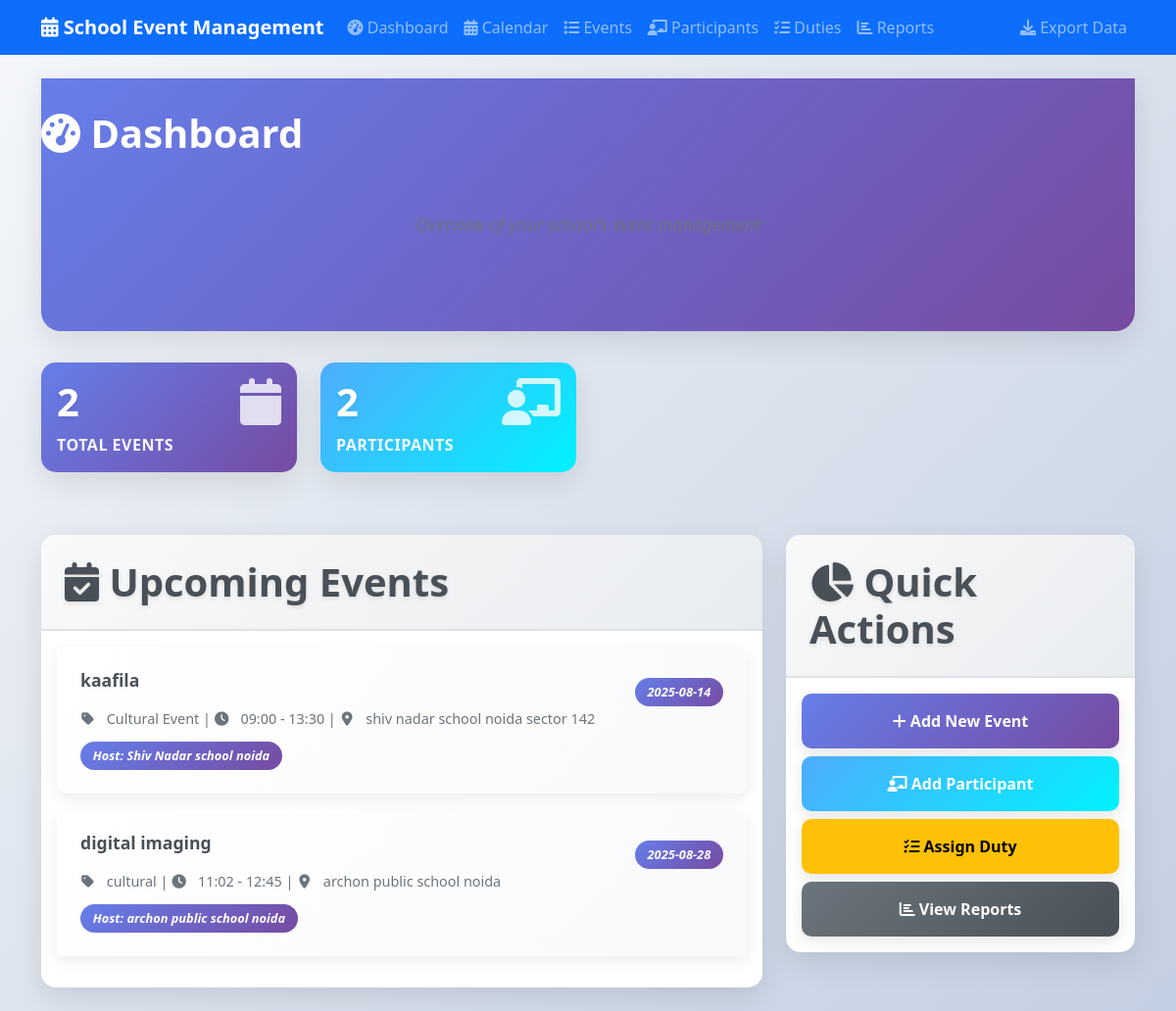
Before: / with the older database file.
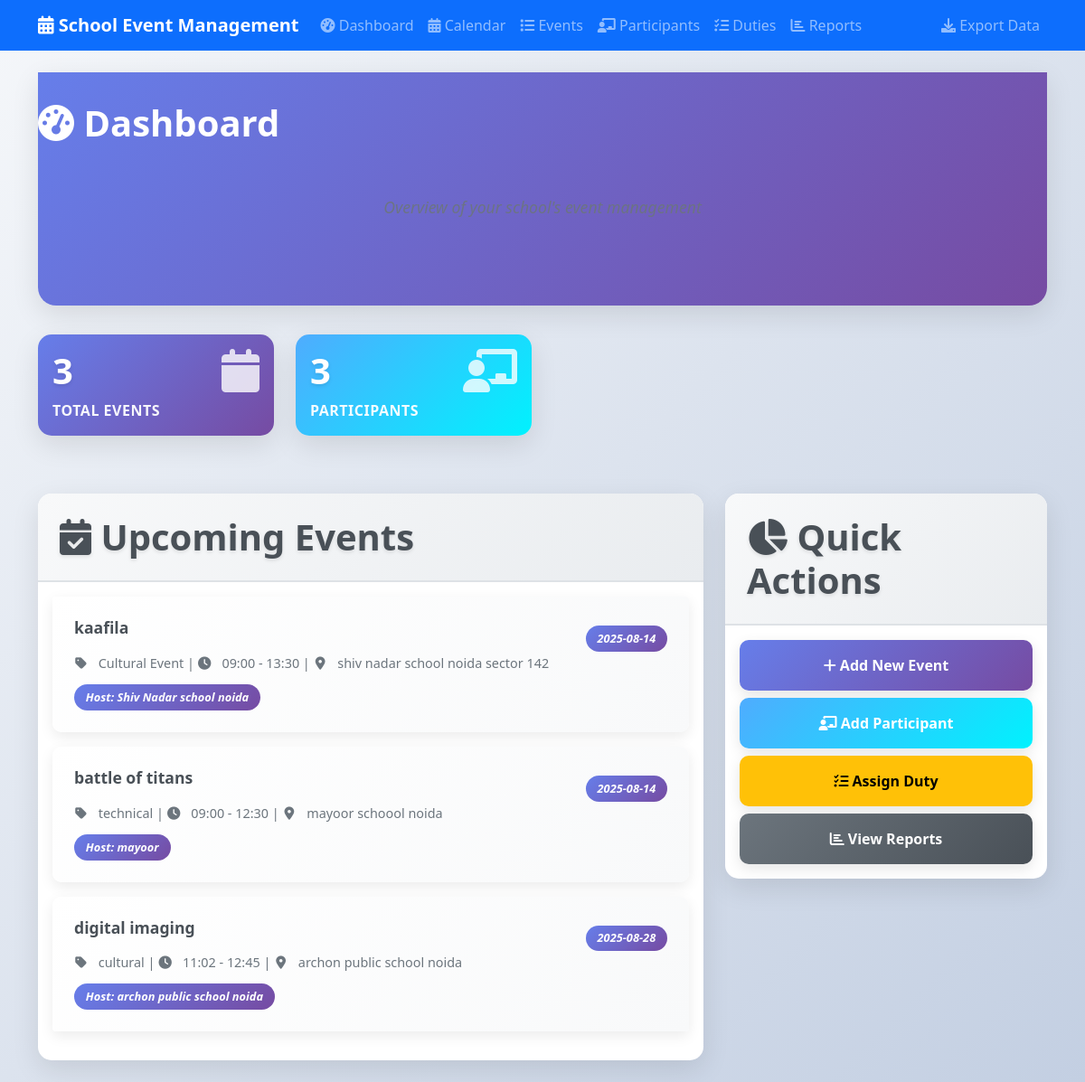
After: the same page with the newer database file.
### tables this page shows
CREATE TABLE events (
            id INTEGER PRIMARY KEY AUTOINCREMENT,
            name TEXT NOT NULL,
            type TEXT NOT NULL,
            event_date DATE NOT NULL,
            start_time TIME NOT NULL,
            end_time TIME NOT NULL,
            venue TEXT NOT NULL,
            description TEXT,
            host_school TEXT NOT NULL,
            participating_schools TEXT,
            status TEXT DEFAULT 'upcoming',
            created_at TIMESTAMP DEFAULT CURRENT_TIMESTAMP
        );

### app.py (the view)
@app.route('/')
def dashboard():
    conn = get_db_connection()
    total_events = conn.execute('SELECT COUNT(*) as count FROM events').fetchone()['count']
    total_participants = conn.execute('SELECT COUNT(*) as count FROM participants').fetchone()['count']
    total_teachers = conn.execute('SELECT COUNT(*) as count FROM participants WHERE type = "teacher"').fetchone()['count']
    total_duties = conn.execute('SELECT COUNT(*) as count FROM duties').fetchone()['count']
    upcoming_events = conn.execute('''
        SELECT * FROM events
        WHERE event_date >= DATE('now')
        ORDER BY event_date ASC
        LIMIT 5
    ''').fetchall()
    conn.close()
    return render_template('dashboard.html',
                         total_events=total_events,
                         total_participants=total_participants,
                         total_teachers=total_teachers,
                         total_duties=total_duties,
                         upcoming_events=upcoming_events)

### app.py (called while the page is built)
def get_db_connection():
    conn = sqlite3.connect('events.db')
    conn.row_factory = sqlite3.Row
    return conn

### templates/dashboard.html (shortened to what the changed rows need)
{% extends "base.html" %}
{% block content %}
<div class="main-header fade-in">
    <div class="row">
        <div class="col-12">
            <h1><i class="fas fa-tachometer-alt"></i> Dashboard</h1>
        </div>
    </div>
</div>
<div class="row mb-4">
    <div class="col-md-3 mb-3">
        <div class="card text-white bg-primary fade-in" style="animation-delay: 0.1s">
            <div class="card-body">
                <div class="d-flex justify-content-between">
                    <div>
                        <h4 class="card-title">{{ total_events }}</h4>
                        <p class="card-text">Total Events</p>
                    </div>
                </div>
            </div>
        </div>
    </div>
    <div class="col-md-3 mb-3">
        <div class="card text-white bg-success fade-in" style="animation-delay: 0.2s">
            <div class="card-body">
                <div class="d-flex justify-content-between">
                    <div>
                        <h4 class="card-title">{{ total_participants }}</h4>
                        <p class="card-text">Participants</p>
                    </div>
                </div>
            </div>
        </div>
    </div>
</div>
<div class="row">
    <div class="col-md-8">
        <div class="card content-card fade-in" style="animation-delay: 0.5s">
            <div class="card-body">
                {% if upcoming_events %}
                    <div class="list-group">
                        {% for event in upcoming_events %}
                            <div class="list-group-item">
                                <div class="d-flex w-100 justify-content-between">
                                    <h6 class="mb-1">{{ event.name }}</h6>
                                    <small class="text-muted">{{ event.event_date }}</small>
                                </div>
                                <p class="mb-1">
                                    <small>
                                        <i class="fas fa-tag"></i> {{ event.type }} |
                                        <i class="fas fa-clock"></i> {{ event.start_time }} - {{ event.end_time }} |
                                        <i class="fas fa-map-marker-alt"></i> {{ event.venue }}
                                    </small>
                                </p>
                                <small class="text-muted">
                                    Host: {{ event.host_school }}
                                </small>
                            </div>
                        {% endfor %}
                    </div>
                {% else %}
                    <p class="text-muted">No upcoming events found.</p>
                {% endif %}
            </div>
        </div>
    </div>
</div>
{% endblock %}

Changed rows visible on the page:
added events: name "battle of titans", event_date "2025-08-14", type "technical", start_time "09:00", end_time "12:30", venue "mayoor schoool noida", host_school "mayoor"
Other visible differences:
{{ total_events }}: "2" → "3"
{{ total_participants }}: "2" → "3"
